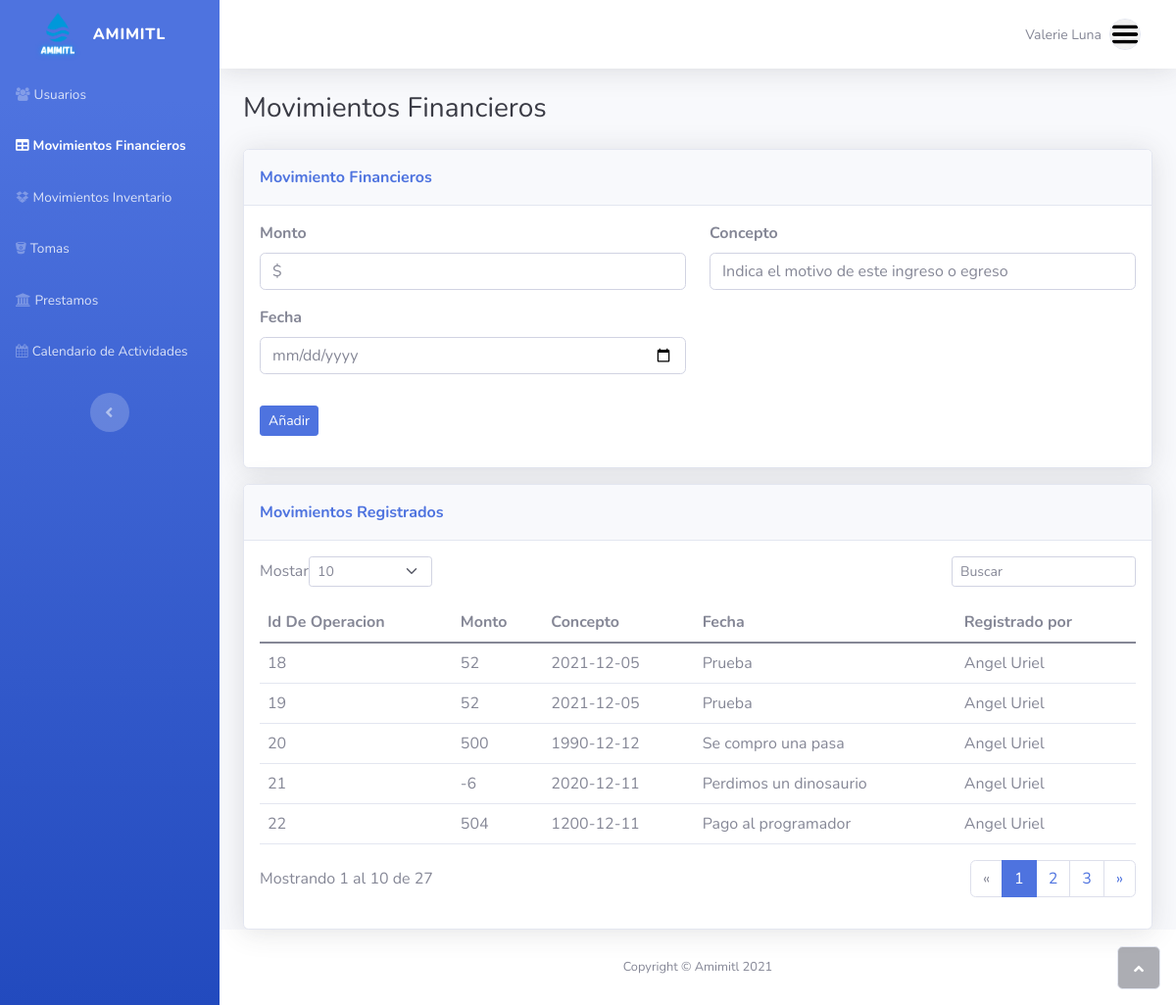
The page /movimientosFinancieros.php (signed in) on the database its author committed.
### tables this page shows
CREATE TABLE `operacionesfinancieras` (
  `idOperacionesFinancieras` int(11) NOT NULL,
  `Monto` double NOT NULL,
  `Fecha` date NOT NULL,
  `Concepto` varchar(100) NOT NULL,
  `Administrador_idAdministrador` int(11) NOT NULL
);

CREATE TABLE `persona` (
  `idPersona` int(11) NOT NULL,
  `Nombre` varchar(60) NOT NULL,
  `coordX` double DEFAULT NULL,
  `coordY` double DEFAULT NULL,
  `Telefono` varchar(10) NOT NULL,
  `EsSocio` tinyint(4) NOT NULL,
  `EsHeredero` tinyint(4) NOT NULL
);

### movimientosFinancieros.php (the view, shortened to what this page needs)
<!DOCTYPE html>
<html>
<head>
    <link rel="stylesheet" href="assets/bootstrap/css/bootstrap.min.css">
    <link rel="stylesheet" href="assets/fonts/fontawesome-all.min.css">
    <link rel="stylesheet" href="assets/fonts/font-awesome.min.css">
    <link rel="stylesheet" href="assets/fonts/fontawesome5-overrides.min.css">
</head>
<body id="page-top">
    <div id="wrapper">
        <nav class="navbar navbar-dark align-items-start sidebar sidebar-dark accordion bg-gradient-primary p-0">
            <div class="container-fluid d-flex flex-column p-0"><a class="navbar-brand d-flex justify-content-center align-items-center sidebar-brand m-0" href="#">
                    <div class="sidebar-brand-icon rotate-n-15" style="background: url(&quot;assets/img/amimitl.png&quot;) center / contain no-repeat;width: 40px;height: 40px;transform: scale(1.37);"></div>
                    <div class="sidebar-brand-text mx-3"><span>Amimitl</span></div>
                </a>
                <ul class="navbar-nav text-light" id="accordionSidebar">
                    <li class="nav-item"><a class="nav-link" href="index.php"><i class="fa fa-group"></i><span>Usuarios</span></a></li>
                    <li class="nav-item"><a class="nav-link active" href="movimientosFinancieros.php"><i class="fas fa-table"></i><span>Movimientos Financieros</span></a><a class="nav-link" href="movimientosInventario.php"><i class="fa fa-dropbox"></i><span>Movimientos Inventario</span></a><a class="nav-link" href="tomas.php"><i class="fa fa-bitbucket"></i><span>Tomas</span></a><a class="nav-link" href="prestamos.php"><i class="fa fa-institution"></i><span>Prestamos</span></a><a class="nav-link" href="calendario.php"><i class="fa fa-calendar"></i><span>Calendario de Actividades</span></a></li>
                </ul>
                <div class="text-center d-none d-md-inline"><button class="btn rounded-circle border-0" id="sidebarToggle" type="button"></button></div>
            </div>
        </nav>
        <div class="d-flex flex-column" id="content-wrapper">
            <div id="content">
                <nav class="navbar navbar-light navbar-expand bg-white shadow mb-4 topbar static-top">
                    <div class="container-fluid"><button class="btn btn-link d-md-none rounded-circle me-3" id="sidebarToggleTop" type="button"><i class="fas fa-bars"></i></button>
                        <ul class="navbar-nav flex-nowrap ms-auto">
                            <li class="nav-item dropdown no-arrow">
                                <div class="nav-item dropdown no-arrow"><a class="dropdown-toggle nav-link" aria-expanded="false" data-bs-toggle="dropdown" href="#"><span class="d-none d-lg-inline me-2 text-gray-600 small">Valerie Luna</span><img class="border rounded-circle img-profile" src="assets/img/avatars/menu.png"></a>
                                </div>
                            </li>
                        </ul>
                    </div>
                </nav>
                <div class="container-fluid">
                    <h3 class="text-dark mb-4">Movimientos Financieros</h3>
                    <div id="content-1">
                        <div class="card shadow mb-3">
                            <div class="card-header py-3">
                                <p class="text-primary m-0 fw-bold">Movimiento Financieros</p>
                            </div>
                            <div class="card-body">
                                <form method = "post">
                                    <div class="row">
                                        <div class="col">
                                            <div class="mb-3"><label class="form-label" for="username"><strong>Monto</strong></label><input class="form-control" type="number" id="username-1" name="monto" placeholder="$" required=""></div>
                                            <div class="mb-3"><label class="form-label" for="username"><strong>Fecha</strong></label><input class="form-control" type="date" name="fecha" required=""></div>
                                        </div>
                                        <div class="col">
                                            <div class="mb-3"><label class="form-label" for="email"><strong>Concepto</strong><br></label><input class="form-control" type="text" id="email-1" name="concepto" placeholder="Indica el motivo de este ingreso o egreso" required=""></div>
                                        </div>
                                    </div>
                                    <div class="row">
                                        <div class="col">
                                        </div>
                                    </div>
                                    <div class="mb-3"><button class="btn btn-primary btn-sm" type="submit" name = "Finanza">Añadir</button></div>
                                </form>
                            </div>
                        </div>
                    </div>
                    <div class="card shadow">
                        <div class="card-header py-3">
                            <p class="text-primary m-0 fw-bold">Movimientos Registrados</p>
                        </div>
                        <div class="card-body">
                            <div class="row">
                                <div class="col-md-6 text-nowrap">
                                    <div id="dataTable_length" class="dataTables_length" aria-controls="dataTable"><label class="form-label">Mostar<select class="d-inline-block form-select form-select-sm">
                                                <option value="10" selected="">10</option>
                                            </select>&nbsp;</label></div>
                                </div>
                                <div class="col-md-6">
                                    <div class="text-md-end dataTables_filter" id="dataTable_filter"><label class="form-label"><input type="search" class="form-control form-control-sm" aria-controls="dataTable" placeholder="Buscar"></label></div>
                                </div>
                            </div>
                            <div class="table-responsive table mt-2" id="dataTable" role="grid" aria-describedby="dataTable_info">
                                <table class="table my-0" id="dataTable">
                                    <thead>
                                        <tr>
                                            <th>Id De Operacion</th>
                                            <th>Monto</th>
                                            <th>Concepto</th>
                                            <th>Fecha</th>
                                            <th>Registrado por</th>
                                        </tr>
                                    </thead>
                                    <tbody>
                                    <?php
                                        include("assets/php/conexion.php");
                                        $sql = "SELECT * FROM operacionesfinancieras";
                                        $result = mysqli_query($conn, $sql);
                                        while($mostrar = mysqli_fetch_array($result)){
                                        ?>
                                        <tr>
                                            <?php
                                            $id = $mostrar['Administrador_idAdministrador'];
                                            $sql2 = "SELECT Nombre FROM persona WHERE idPersona = (SELECT Persona_idPersona FROM administrador WHERE idAdministrador = '$id')";
                                            $result2 = mysqli_query($conn, $sql2);
                                            while($mostrar2 = mysqli_fetch_array($result2)){
                                                $nombre= $mostrar2['Nombre'];
                                            }
                                            ?>
                                            <td><?php echo $mostrar['idOperacionesFinancieras']?></td>
                                            <td><?php echo $mostrar['Monto']?></td>
                                            <td><?php echo $mostrar['Fecha']?></td>
                                            <td><?php echo $mostrar['Concepto']?></td>
                                            <td><?php echo $nombre?></td>
                                        </tr>
                                        <?php
                                        }
                                        ?>
                                    </tbody>
                                </table>
                            </div>
                            <div class="row">
                                <div class="col-md-6 align-self-center">
                                    <p id="dataTable_info" class="dataTables_info" role="status" aria-live="polite">Mostrando 1 al 10 de 27</p>
                                </div>
                                <div class="col-md-6">
                                    <nav class="d-lg-flex justify-content-lg-end dataTables_paginate paging_simple_numbers">
                                        <ul class="pagination">
                                            <li class="page-item disabled"><a class="page-link" href="#" aria-label="Previous"><span aria-hidden="true">«</span></a></li>
                                            <li class="page-item active"><a class="page-link" href="#">1</a></li>
                                            <li class="page-item"><a class="page-link" href="#">2</a></li>
                                            <li class="page-item"><a class="page-link" href="#">3</a></li>
                                            <li class="page-item"><a class="page-link" href="#" aria-label="Next"><span aria-hidden="true">»</span></a></li>
                                        </ul>
                                    </nav>
                                </div>
                            </div>
                        </div>
                    </div>
                </div>
            </div>
            <footer class="bg-white sticky-footer">
                <div class="container my-auto">
                    <div class="text-center my-auto copyright"><span>Copyright © Amimitl 2021</span></div>
                </div>
            </footer>
        </div><a class="border rounded d-inline scroll-to-top" href="#page-top"><i class="fas fa-angle-up"></i></a>
    </div>
</body>
</html>

### rows shown on the page
operacionesfinancieras: idOperacionesFinancieras "18", Monto "52", Fecha "2021-12-05", Concepto "Prueba", persona.Nombre "Angel Uriel"
operacionesfinancieras: idOperacionesFinancieras "19", Monto "52", Fecha "2021-12-05", Concepto "Prueba", persona.Nombre "Angel Uriel"
operacionesfinancieras: idOperacionesFinancieras "20", Monto "500", Fecha "1990-12-12", Concepto "Se compro una pasa", persona.Nombre "Angel Uriel"
operacionesfinancieras: idOperacionesFinancieras "21", Monto "-6", Fecha "2020-12-11", Concepto "Perdimos un dinosaurio", persona.Nombre "Angel Uriel"
operacionesfinancieras: idOperacionesFinancieras "22", Monto "504", Fecha "1200-12-11", Concepto "Pago al programador", persona.Nombre "Angel Uriel"
